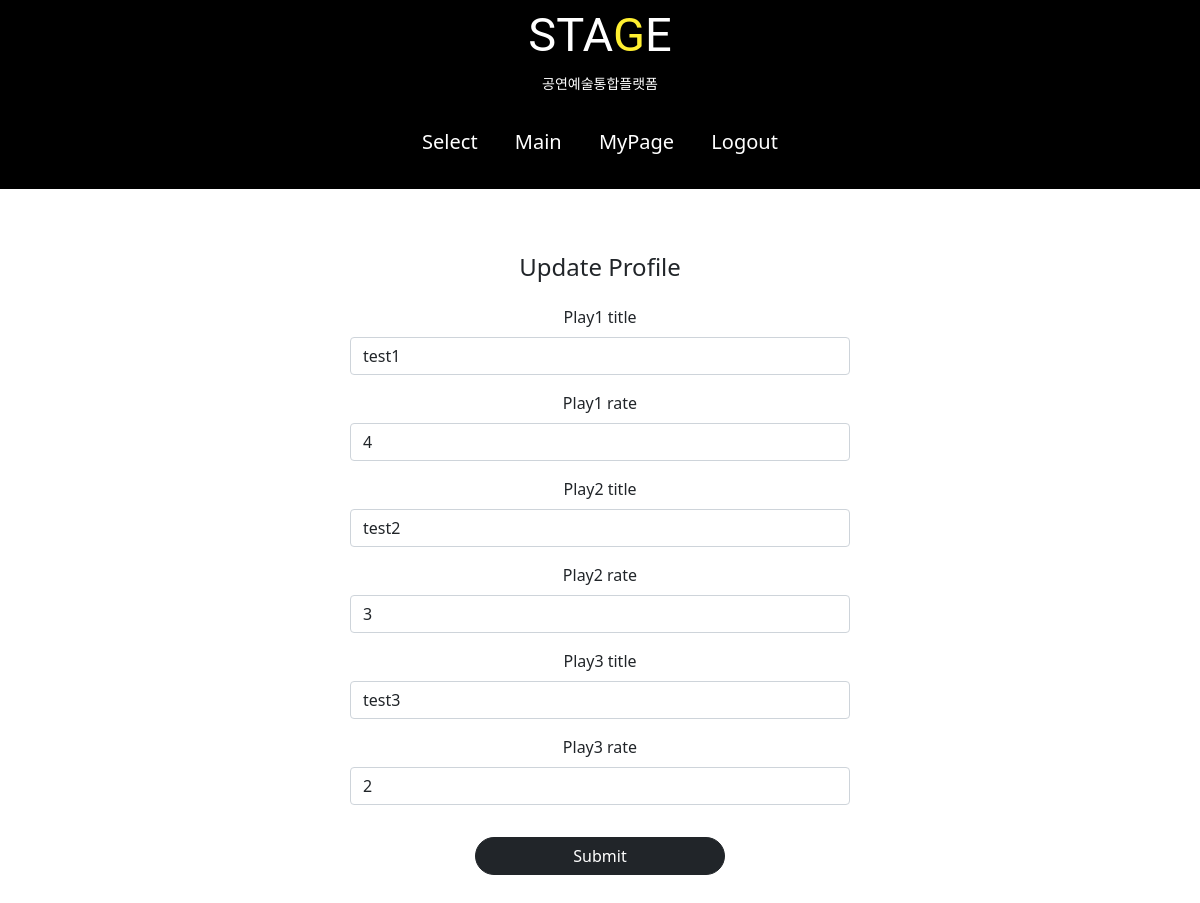
The app's page /profile/update/1 (signed in), older data.
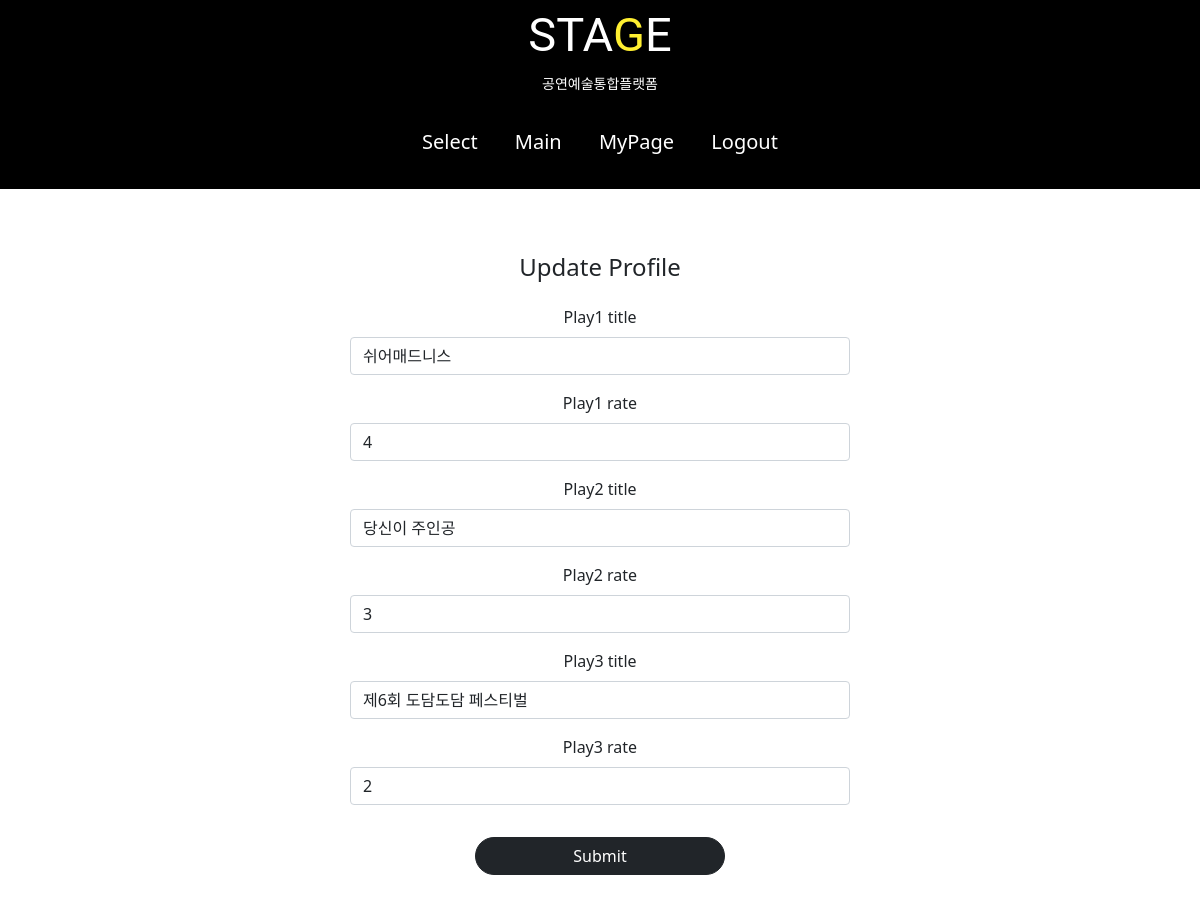
The same page, newer data.
### profileapp/models.py (models this page shows)
class Profile(models.Model):
    user = models.OneToOneField(User, on_delete=models.CASCADE, related_name='profile')
    play1_title = models.CharField(max_length=20,  null=True)
    play1_rate = models.IntegerField(max_length=1,null=True)
    play2_title = models.CharField(max_length=20,  null=True)
    play2_rate = models.IntegerField(max_length=1,null=True)
    play3_title = models.CharField(max_length=20,  null=True)
    play3_rate = models.IntegerField(max_length=1, null=True)

### profileapp/views.py (the view, shortened to what this page needs)
# urls.py: path('update/<int:pk>', ProfileUpdateView.as_view(), name='update'),
@method_decorator(profile_ownership_required,'get')
@method_decorator(profile_ownership_required,'post')
class ProfileUpdateView(UpdateView):
    model = Profile
    context_object_name = 'target_profile'
    form_class = ProfileCreationForm
    template_name = 'profileapp/update.html'

### profileapp/forms.py
class ProfileCreationForm(ModelForm):
    class Meta:
        model = Profile
        fields= ['play1_title','play1_rate','play2_title','play2_rate','play3_title','play3_rate']

### profileapp/templates/profileapp/update.html (shortened to what this page needs)
{% extends 'base.html' %}
{% load bootstrap4 %}
{% block content %}
    <div style="text-align:center;max-width: 500px; margin: 4rem auto">
        <div class="mb-4">
            <h4>Update Profile</h4>
        </div>
        <form action="{% url 'profileapp:update' pk=target_profile.pk%}" method="post", enctype="multipart/form-data">
            {% bootstrap_form form %}
            <input type="submit" class="btn btn-dark rounded-pill col-6 mt-3">
        </form>
    </div>
{% endblock %}

Row changes from the older to the newer data that the page shows:
changed Profile: play1_title "test1" → "쉬어매드니스"; play2_title "test2" → "당신이 주인공"; play3_title "test3" → "제6회 도담도담 페스티벌"
